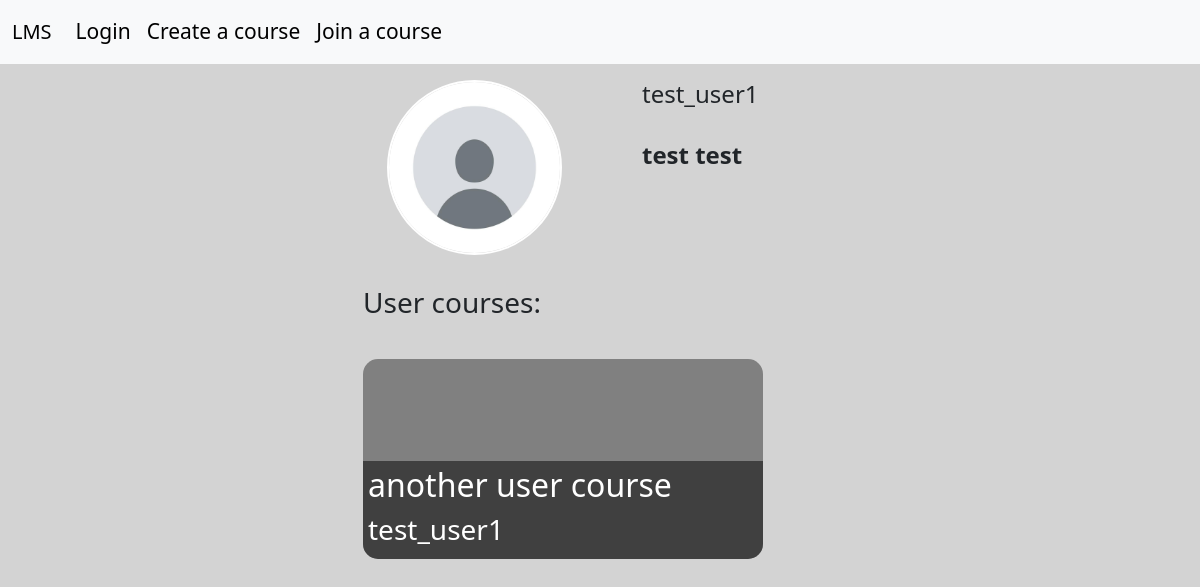
The app's page /user-info/2, older data.
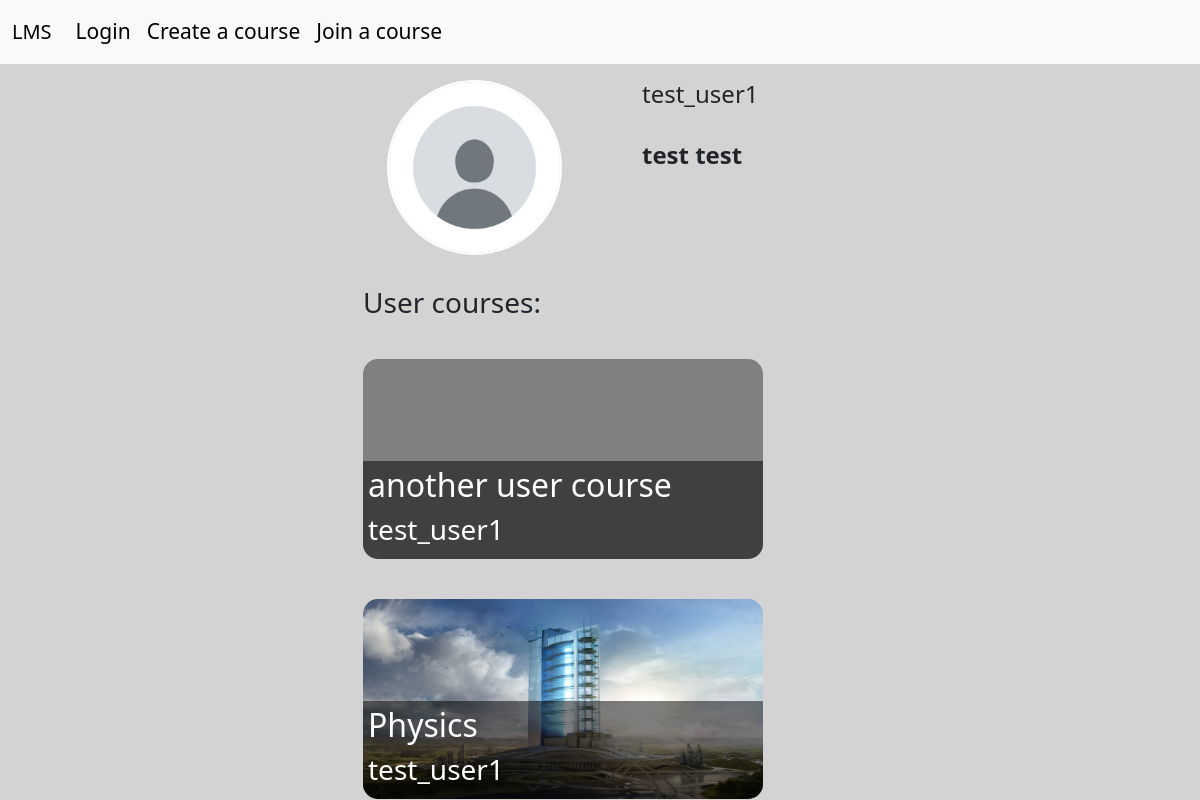
The same page, newer data.
### auth_system/models.py (models this page shows)
class CustomUser(AbstractUser):
	bio = models.TextField(null=True, blank=True)
	avatar = models.ImageField(upload_to="avatars",default="../static/images/default_avatar.jpg", null=True, blank=True)
	def __str__(self):
		return self.username

### course_system/models.py (models this page shows, shortened)
class Course(models.Model):
    name = models.CharField(max_length=100)
    user = models.ForeignKey(CustomUser, on_delete=models.CASCADE)
    cover = models.ImageField(upload_to="course_media", null=True, blank=True)
    code = models.CharField(max_length=6, unique=True, blank=True)  # Унікальний код

### auth_system/views.py (the view)
# urls.py: path("user-info/<int:pk>", auth_views.user_info, name="user-info"),
def user_info(request, pk):
    try:
        user = CustomUser.objects.get(id=pk)
        context = {
            'user': user,
            "courses": Course.objects.filter(user=user),
        }
        return render(request, 'auth_system/user_info.html', context=context)
    except CustomUser.DoesNotExist:
        return HttpResponse (
            "User doesn't exist!",
            status=404
        )

### templates/auth_system/user_info.html (shortened to what this page needs)
{% extends "base.html" %}
{% block content %}
<article class="container mt-3">
    <article class="row justify-content-center align-items-center">
        <section class="col-lg-6 col-md-8 col-12 px-5">
            <section class="d-flex gap3 ps-4 profile-header">
                <img src="{{ user.avatar.url }}" class="profile-avatar">
                <article class="d-flex flex-column gap">
                    <article class="d-flex gap">
                        <a href="{% url 'user-info' user.pk %}" class="h4">{{user.username}}</a>
                    </article>
                    <h4><b>{{user.first_name}} {{user.last_name}}</b></h2>
                </article>
            </section>
            <br>
            <section>
                <h3>User courses:</h3>
                {% if courses %}
                {% for course in courses %}
                    <br>
                    <article class="course-container">
                        <a href="{% url 'course-details' course.pk %}" class="course-link pointer">
                            <div class="image-container">
                                {% if course.cover %}
                                    <img src="{{ course.cover.url }}" class="course-cover">
                                {% else %}
                                    <div class="course-cover box"></div>
                                {% endif %}
                                <div class="text-overlay">
                                    <h2>{{ course.name }}</h2>
                                    <h3>{{ course.user }}</h3>
                                </div>
                            </div>
                        </a>
                    </article>
                {% endfor %}
                {% else %}
                    <h3><i>User does not have any course yet...</i></h3>
                {% endif %}
            </section>
        </section>
    </article>
</article>
{% endblock %}

### templates/base.html (shortened to what this page needs)
<!DOCTYPE html>
<html lang="en">
<head>
	<link href="https://cdn.jsdelivr.net/npm/bootstrap@5.3.3/dist/css/bootstrap.min.css" rel="stylesheet">
	<link rel="stylesheet" href="https://cdn.jsdelivr.net/npm/bootstrap-icons@1.11.3/font/bootstrap-icons.min.css">
	{% load custom_tags %}
	{% load static %}
	<link rel="stylesheet" href="{% static 'css/style.css' %}">
</head>
<body>
	<nav class="navbar navbar-expand-lg bg-body-tertiary bg-primary">
		<div class="container-fluid">
			<a class="navbar-brand" href="{% url 'index' %}">LMS</a>
			<div class="collapse navbar-collapse" id="navbarNav">
				<ul class="navbar-nav">
					{% if request.user.is_authenticated %}
					<li class="nav-item">
						<a class="nav-link active" aria-current="page" href="{% url 'user-info' request.user.pk %}">Profile</a>
					</li>
					<li class="nav-item">
						<a class="nav-link active" aria-current="page" href="{% url 'logout' %}">Logout</a>
					</li>
					{% else %}
					<li class="nav-item">
						<a class="nav-link active" aria-current="page" href="{% url 'login' %}">Login</a>
					</li>
					{% endif %}
					<li class="nav-item">
						<a class="nav-link active" aria-current="page" href="{% url 'add-course' %}">Create a course</a>
					</li>
					<li class="nav-item">
						<a class="nav-link active" aria-current="page" href="{% url 'join-course' %}">Join a course</a>
					</li>
				</ul>
			</div>
		</div>
	</nav>
	<main>
		{% block content %}
		{% endblock %}
	</main>
</body>
</html>

### static/css/style.css (style rules this page uses)
* { margin: 0; padding: 0; }
body { background-color: lightgray; font-size: 21px; }
a { text-decoration: none; color: black; }
.profile-avatar { border-radius: 100px; width: 175px; height: 175px; border: white solid 2px; }
.gap { gap: 25px; }
.gap3 { gap: 80px; }
.image-container { position: relative; display: inline-block; }
.course-cover { width: 400px; height: 200px; border-radius: 15px; }
.box { background-color: gray; }
.course-link { text-decoration: none; color: inherit; }
.text-overlay { position: absolute; bottom: 0; left: 0; background: rgba(0, 0, 0, 0.5); color: white; padding: 5px; font-size: 14px; width: 100%; text-align: left; border-bottom-left-radius: 15px; border-bottom-right-radius: 15px; }
.pointer { cursor: pointer; user-select: none; }

Row changes from the older to the newer data that the page shows:
added Course: cover (picture), name "Physics", user "test_user1"
